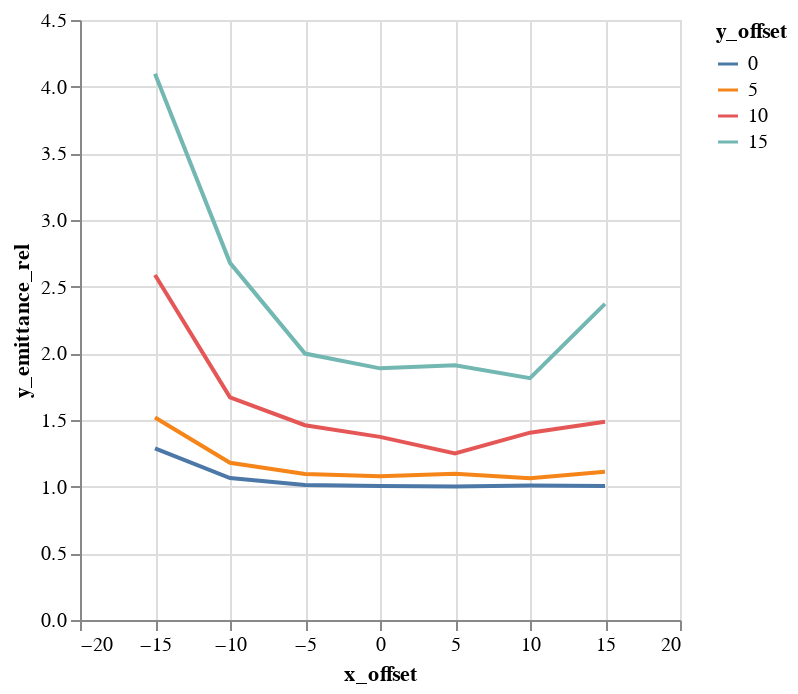

The notebook cell saved with this chart:
### Code cell
alt.Chart(emit_df).mark_line().encode(
    color='y_offset:N',
    x='x_offset',
    y='y_emittance_rel',
)

### Figure 1 — Vega-Lite specification as saved in the notebook (floating-point values rounded to 4 significant figures)
{"$schema": "https://vega.github.io/schema/vega-lite/v1.2.1.json", "data": {"values": [{"losses": 0, "relbeta": 0.002303, "sourceID": 16777222, "sourceName": "x_-15_y_0", "x_emittance": 2.121, "x_emittance_rel": 1.308, "x_norm_emittance": 0.004884, "x_offset": -15, "y_emittance": 2.025, "y_emittance_rel": 1.288, "y_norm_emittance": 0.004664, "y_offset": 0}, {"losses": 0, "relbeta": 0.002303, "sourceID": 16777229, "sourceName": "x_-15_y_5", "x_emittance": 2.764, "x_emittance_rel": 1.735, "x_norm_emittance": 0.006366, "x_offset": -15, "y_emittance": 2.42, "y_emittance_rel": 1.519, "y_norm_emittance": 0.005574, "y_offset": 5}, {"losses": 0, "relbeta": 0.002303, "sourceID": 16777236, "sourceName": "x_-15_y_10", "x_emittance": 4.015, "x_emittance_rel": 2.483, "x_norm_emittance": 0.009247, "x_offset": -15, "y_emittance": 4.131, "y_emittance_rel": 2.587, "y_norm_emittance": 0.009515, "y_offset": 10}, {"losses": 1, "relbeta": 0.002304, "sourceID": 16777243, "sourceName": "x_-15_y_15", "x_emittance": 6.756, "x_emittance_rel": 4.043, "x_norm_emittance": 0.01556, "x_offset": -15, "y_emittance": 6.809, "y_emittance_rel": 4.097, "y_norm_emittance": 0.01569, "y_offset": 15}, {"losses": 0, "relbeta": 0.002303, "sourceID": 16777220, "sourceName": "x_-10_y_0", "x_emittance": 1.669, "x_emittance_rel": 1.048, "x_norm_emittance": 0.003844, "x_offset": -10, "y_emittance": 1.653, "y_emittance_rel": 1.065, "y_norm_emittance": 0.003807, "y_offset": 0}, {"losses": 0, "relbeta": 0.002303, "sourceID": 16777227, "sourceName": "x_-10_y_5", "x_emittance": 1.806, "x_emittance_rel": 1.12, "x_norm_emittance": 0.00416, "x_offset": -10, "y_emittance": 1.863, "y_emittance_rel": 1.179, "y_norm_emittance": 0.004292, "y_offset": 5}, {"losses": 0, "relbeta": 0.002303, "sourceID": 16777234, "sourceName": "x_-10_y_10", "x_emittance": 2.192, "x_emittance_rel": 1.475, "x_norm_emittance": 0.00505, "x_offset": -10, "y_emittance": 2.78, "y_emittance_rel": 1.67, "y_norm_emittance": 0.006404, "y_offset": 10}, {"losses": 0, "relbeta": 0.002304, "sourceID": 16777241, "sourceName": "x_-10_y_15", "x_emittance": 3.343, "x_emittance_rel": 2.306, "x_norm_emittance": 0.0077, "x_offset": -10, "y_emittance": 4.378, "y_emittance_rel": 2.679, "y_norm_emittance": 0.01008, "y_offset": 15}, {"losses": 0, "relbeta": 0.002303, "sourceID": 16777218, "sourceName": "x_-5_y_0", "x_emittance": 1.688, "x_emittance_rel": 1.007, "x_norm_emittance": 0.003887, "x_offset": -5, "y_emittance": 1.74, "y_emittance_rel": 1.013, "y_norm_emittance": 0.004007, "y_offset": 0}, {"losses": 0, "relbeta": 0.002303, "sourceID": 16777225, "sourceName": "x_-5_y_5", "x_emittance": 1.586, "x_emittance_rel": 1.041, "x_norm_emittance": 0.003653, "x_offset": -5, "y_emittance": 1.779, "y_emittance_rel": 1.094, "y_norm_emittance": 0.004097, "y_offset": 5}, {"losses": 0, "relbeta": 0.002303, "sourceID": 16777232, "sourceName": "x_-5_y_10", "x_emittance": 1.708, "x_emittance_rel": 1.13, "x_norm_emittance": 0.003935, "x_offset": -5, "y_emittance": 2.258, "y_emittance_rel": 1.461, "y_norm_emittance": 0.0052, "y_offset": 10}, {"losses": 0, "relbeta": 0.002303, "sourceID": 16777239, "sourceName": "x_-5_y_15", "x_emittance": 2.309, "x_emittance_rel": 1.365, "x_norm_emittance": 0.00532, "x_offset": -5, "y_emittance": 3.007, "y_emittance_rel": 1.998, "y_norm_emittance": 0.006926, "y_offset": 15}, {"losses": 0, "relbeta": 0.002303, "sourceID": 16777216, "sourceName": "x_0_y_0", "x_emittance": 1.542, "x_emittance_rel": 1.001, "x_norm_emittance": 0.003551, "x_offset": 0, "y_emittance": 1.543, "y_emittance_rel": 1.004, "y_norm_emittance": 0.003554, "y_offset": 0}, {"losses": 0, "relbeta": 0.002303, "sourceID": 16777223, "sourceName": "x_0_y_5", "x_emittance": 1.552, "x_emittance_rel": 1.008, "x_norm_emittance": 0.003575, "x_offset": 0, "y_emittance": 1.656, "y_emittance_rel": 1.079, "y_norm_emittance": 0.003813, "y_offset": 5}, {"losses": 0, "relbeta": 0.002303, "sourceID": 16777230, "sourceName": "x_0_y_10", "x_emittance": 1.44, "x_emittance_rel": 1.026, "x_norm_emittance": 0.003315, "x_offset": 0, "y_emittance": 2.026, "y_emittance_rel": 1.373, "y_norm_emittance": 0.004666, "y_offset": 10}, {"losses": 0, "relbeta": 0.002303, "sourceID": 16777237, "sourceName": "x_0_y_15", "x_emittance": 1.945, "x_emittance_rel": 1.1, "x_norm_emittance": 0.00448, "x_offset": 0, "y_emittance": 3.043, "y_emittance_rel": 1.887, "y_norm_emittance": 0.007009, "y_offset": 15}, {"losses": 0, "relbeta": 0.002303, "sourceID": 16777217, "sourceName": "x_5_y_0", "x_emittance": 1.555, "x_emittance_rel": 1.003, "x_norm_emittance": 0.00358, "x_offset": 5, "y_emittance": 1.677, "y_emittance_rel": 1.002, "y_norm_emittance": 0.003862, "y_offset": 0}, {"losses": 0, "relbeta": 0.002303, "sourceID": 16777224, "sourceName": "x_5_y_5", "x_emittance": 1.612, "x_emittance_rel": 1.006, "x_norm_emittance": 0.003712, "x_offset": 5, "y_emittance": 1.618, "y_emittance_rel": 1.098, "y_norm_emittance": 0.003725, "y_offset": 5}, {"losses": 0, "relbeta": 0.002303, "sourceID": 16777231, "sourceName": "x_5_y_10", "x_emittance": 1.487, "x_emittance_rel": 1.016, "x_norm_emittance": 0.003424, "x_offset": 5, "y_emittance": 1.992, "y_emittance_rel": 1.25, "y_norm_emittance": 0.004588, "y_offset": 10}, {"losses": 0, "relbeta": 0.002303, "sourceID": 16777238, "sourceName": "x_5_y_15", "x_emittance": 1.677, "x_emittance_rel": 1.049, "x_norm_emittance": 0.003863, "x_offset": 5, "y_emittance": 3.008, "y_emittance_rel": 1.911, "y_norm_emittance": 0.006928, "y_offset": 15}, {"losses": 0, "relbeta": 0.002303, "sourceID": 16777219, "sourceName": "x_10_y_0", "x_emittance": 1.549, "x_emittance_rel": 1.02, "x_norm_emittance": 0.003567, "x_offset": 10, "y_emittance": 1.613, "y_emittance_rel": 1.009, "y_norm_emittance": 0.003714, "y_offset": 0}, {"losses": 0, "relbeta": 0.002303, "sourceID": 16777226, "sourceName": "x_10_y_5", "x_emittance": 1.476, "x_emittance_rel": 1.02, "x_norm_emittance": 0.003399, "x_offset": 10, "y_emittance": 1.602, "y_emittance_rel": 1.063, "y_norm_emittance": 0.003689, "y_offset": 5}, {"losses": 0, "relbeta": 0.002303, "sourceID": 16777233, "sourceName": "x_10_y_10", "x_emittance": 1.79, "x_emittance_rel": 1.027, "x_norm_emittance": 0.004123, "x_offset": 10, "y_emittance": 2.265, "y_emittance_rel": 1.405, "y_norm_emittance": 0.005217, "y_offset": 10}, {"losses": 0, "relbeta": 0.002303, "sourceID": 16777240, "sourceName": "x_10_y_15", "x_emittance": 1.781, "x_emittance_rel": 1.132, "x_norm_emittance": 0.004103, "x_offset": 10, "y_emittance": 2.742, "y_emittance_rel": 1.814, "y_norm_emittance": 0.006315, "y_offset": 15}, {"losses": 0, "relbeta": 0.002303, "sourceID": 16777221, "sourceName": "x_15_y_0", "x_emittance": 1.606, "x_emittance_rel": 1.071, "x_norm_emittance": 0.003697, "x_offset": 15, "y_emittance": 1.586, "y_emittance_rel": 1.005, "y_norm_emittance": 0.003653, "y_offset": 0}, {"losses": 0, "relbeta": 0.002303, "sourceID": 16777228, "sourceName": "x_15_y_5", "x_emittance": 1.716, "x_emittance_rel": 1.091, "x_norm_emittance": 0.003951, "x_offset": 15, "y_emittance": 1.651, "y_emittance_rel": 1.111, "y_norm_emittance": 0.003802, "y_offset": 5}, {"losses": 0, "relbeta": 0.002303, "sourceID": 16777235, "sourceName": "x_15_y_10", "x_emittance": 1.992, "x_emittance_rel": 1.228, "x_norm_emittance": 0.004588, "x_offset": 15, "y_emittance": 2.402, "y_emittance_rel": 1.487, "y_norm_emittance": 0.005533, "y_offset": 10}, {"losses": 0, "relbeta": 0.002303, "sourceID": 16777242, "sourceName": "x_15_y_15", "x_emittance": 2.432, "x_emittance_rel": 1.605, "x_norm_emittance": 0.005602, "x_offset": 15, "y_emittance": 3.764, "y_emittance_rel": 2.371, "y_norm_emittance": 0.00867, "y_offset": 15}]}, "encoding": {"color": {"field": "y_offset", "type": "nominal"}, "x": {"field": "x_offset", "type": "quantitative"}, "y": {"field": "y_emittance_rel", "type": "quantitative"}}, "mark": "line"}
